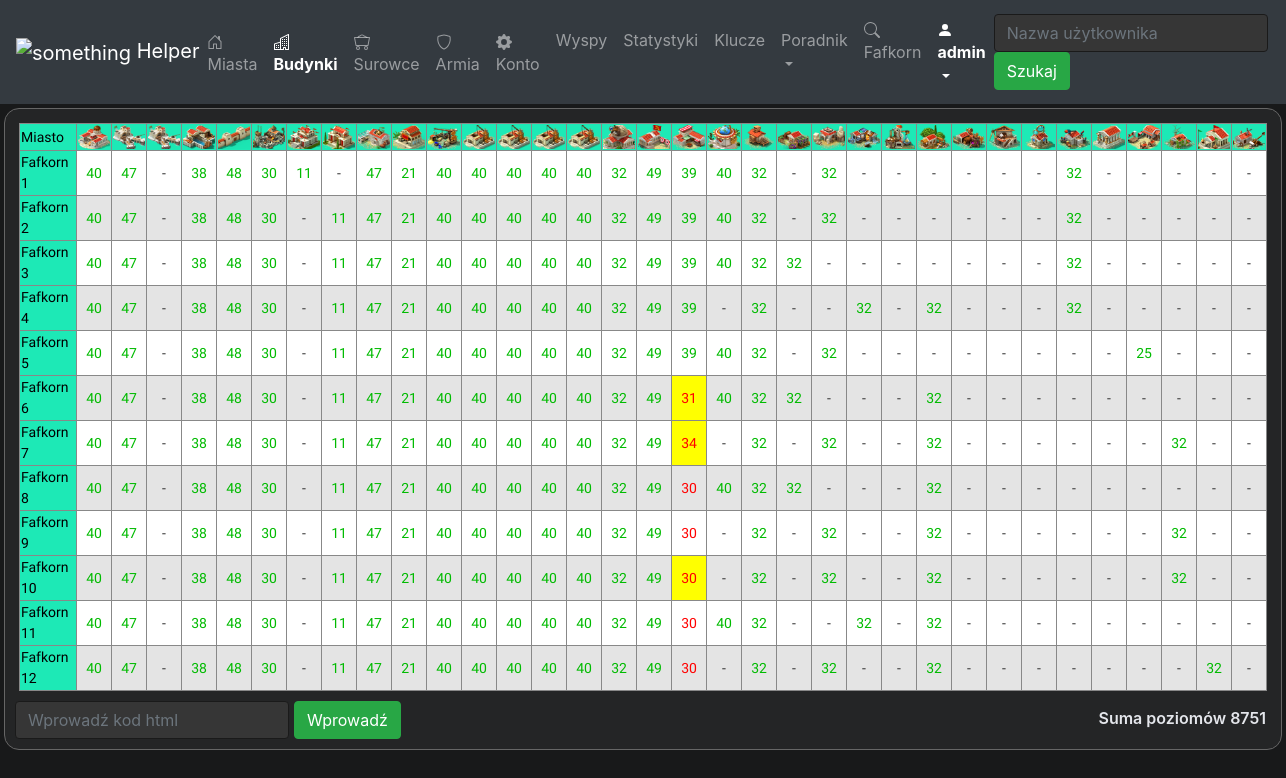
Page /users/buildings/1 (signed in) on the earlier database version.
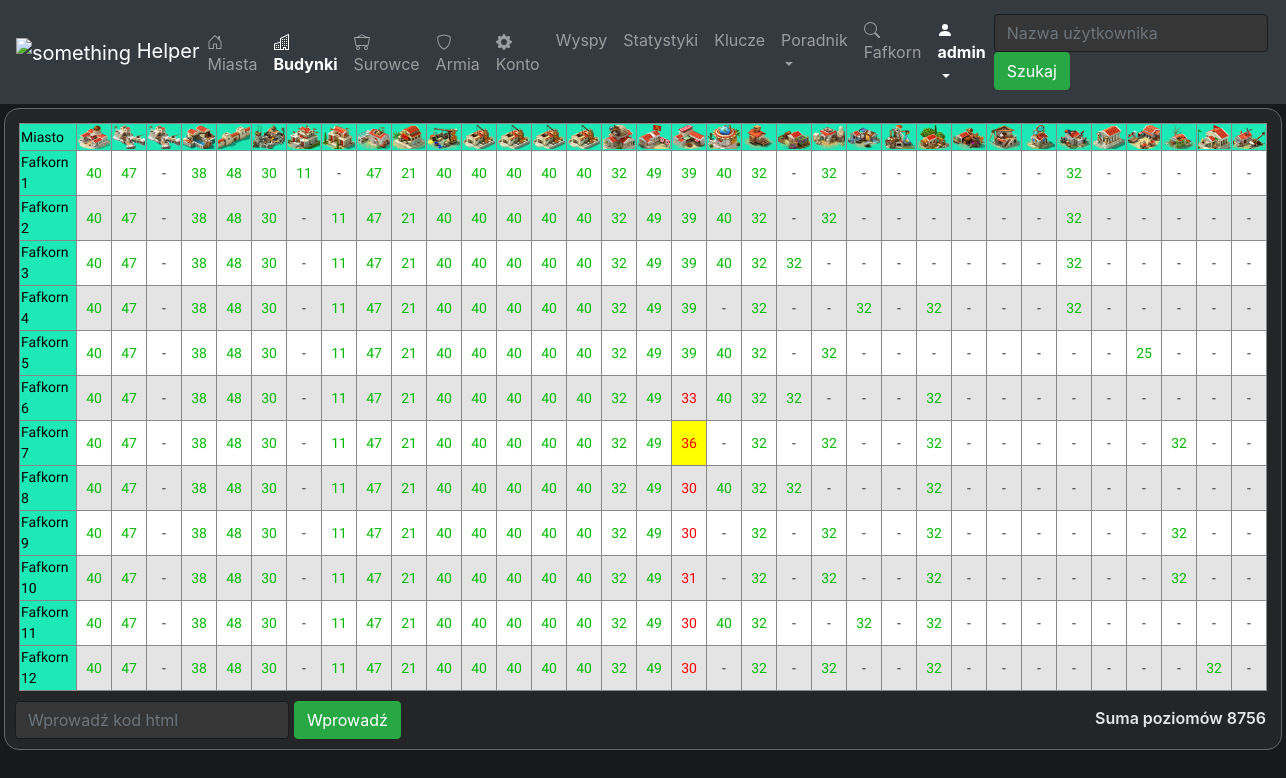
Same page on the later database version.
### mysite/helper/models.py (models this page shows, shortened)
class User(models.Model):
    user_name = models.CharField(max_length=50)
    user_status = models.ForeignKey(UserStatus, on_delete=models.SET_NULL, default=None, null=True)
    shipping_future = models.IntegerField(default=0)
    economy_future = models.IntegerField(default=0)
    science_future = models.IntegerField(default=0)
    military_future = models.IntegerField(default=0)
    score = models.IntegerField(default=0)
    master_builders = models.IntegerField(default=0)
    building_levels = models.IntegerField(default=0)
    scientists = models.IntegerField(default=0)
    research_level = models.IntegerField(default=0)
    generals = models.IntegerField(default=0)
    gold = models.BigIntegerField(default=0)
    offensive = models.IntegerField(default=0)
    defensive = models.IntegerField(default=0)
    trading = models.IntegerField(default=0)
    resources = models.IntegerField(default=0)
    donations = models.IntegerField(default=0)
    piracy = models.IntegerField(default=0)
    alliance = models.CharField(max_length=50, default='', null=True)
    last_visit = models.DateTimeField(default=datetime(2015, 10, 9, 23, 55, 59, 342380))

class Building(models.Model):
    building_name = models.CharField(max_length=50)
    image_path = models.ImageField(upload_to='img')
    image_icon_path = models.ImageField(upload_to='img', default=None)
    max_level = models.IntegerField()
    order = models.IntegerField(default=0)
    description = models.CharField(max_length=500, default='')

class BuildingInstance(models.Model):
    building_type = models.ForeignKey(Building, on_delete=models.CASCADE)
    building_town = models.ForeignKey(Town, on_delete=models.CASCADE)
    level = models.IntegerField(default=0)
    is_upgraded = models.BooleanField(default=False)

class Town(models.Model):
    town_name = models.CharField(max_length=50)
    user = models.ForeignKey(User, on_delete=models.CASCADE)
    island = models.ForeignKey(Island, on_delete=models.CASCADE, null=True)
    in_game_id = models.IntegerField(default=0)
    no_units = models.BooleanField(default=False)
    no_ships = models.BooleanField(default=False)

### mysite/helper/views/user_buildings.py (the view)
# urls.py: path('users/buildings/<int:user_id>', user_buildings.get_user_buildings, name='user_buildings'),
@login_required(login_url='helper:login')
def get_user_buildings(request, user_id):
    user = get_object_or_404(User, pk=user_id)
    buildings = Building.objects.order_by('order')
    towns = Town.objects.filter(user__id=user_id)
    level_sum = get_sum_of_buildings_level(towns)
    building_instances = get_building_instances(towns)
    context = {
        'user': user,
        'buildings': buildings,
        'towns': towns,
        'level_sum': level_sum,
        'building_instances': building_instances,
        'selected_building': get_selected_building(request),
        'nav_active': 'user_buildings',
        'title': 'Budynki - ' + user.user_name
    }
    return render(request, 'helper/user_buildings.html', context)

### mysite/helper/views/user_buildings.py (called while the page is built)
def get_building_instances(towns):
    return [BuildingInstance.objects.filter(building_town=town).order_by('building_type__order') for town in towns]

def get_sum_of_buildings_level(towns):
    if len(towns) > 0:
        return BuildingInstance.objects.filter(building_town__user__id=towns[0].user.id).aggregate(Sum('level'))['level__sum']
    else:
        return 0

def get_selected_building(request):
    if 'selected_building' in request.GET:
        building_id = request.GET['selected_building']
        if building_id is not None:
            return BuildingInstance.objects.get(pk=building_id)
    return None

### mysite/helper/templates/helper/user_buildings.html (shortened to what this page needs)
{% extends "base.html" %}
{% load static %}
{% block head %}
        <link rel="stylesheet" type="text/css" href="{% static 'helper/user_buildings.css' %}">
{% endblock %}
{% block content %}
    {% load widget_tweaks %}
    {% include "helper/navigation.html" %}
<div class="content-div">
    <div class="tile">
        <table class="table-bordered">
          <tr>
            <th>Miasto</th>
              {% for building in buildings %}
            <th><img src="{{building.image_icon_path.url}}" alt="img" width="32px" height="24"></th>
              {% endfor %}
          </tr>
         {% for town in building_instances %}
         <tr>
                  <th title="[{{town.0.building_town.island.x}}:{{town.0.building_town.island.y}}]">{{town.0.building_town.town_name}}</th>
                  {% for building_instance in town %}
                        {% if building_instance.level > 0%}
                            <td is_upgrading="{{building_instance.is_upgraded}}" class="developing_td"  style="text-align:center;">
                                <a class="building-a" href="{% url 'helper:user_buildings' user.id %}?selected_building={{building_instance.id}}">
                                {% if building_instance.level == building_instance.building_type.max_level %}
                                <div class="max-level">
                                  {{building_instance.level}}
                                </div>
                                {% else %}
                                <div class="not-max-level">
                                  {{building_instance.level}}
                                </div>
                                {% endif %}
                                </a>
                            </td>
                        {% else %}
                            <td style="text-align:center;">
                                <a class="building-a" href="{% url 'helper:user_buildings' user.id %}?selected_building={{building_instance.id}}">
                                    <div class="level-div">
                                        -
                                    </div>
                                </a>
                            </td>
                        {% endif %}
                {% endfor %}
           </tr>
             {% endfor %}
        </table>
        <div style="display: flex; margin-top: 10px; justify-content: space-between;">
            <div>
                <form action="{% url 'helper:web_scrap_town' %}" method="post" style="display: flex">
                    <input class="form-control" type="text" name="html" placeholder="Wprowadź kod html" />
                    <button id="submit-html" class="btn btn-success" type="submit">Wprowadź</button>
                </form>
            </div>
            <div id="sum-div">Suma poziomów {{level_sum}}</div>
        </div>
    </div>
</div>
{% endblock %}

### mysite/helper/templates/base.html (shortened to what this page needs)
<!DOCTYPE html>
{% load static %}
<html lang="en">
<head>
    <link rel="stylesheet" href="https://maxcdn.bootstrapcdn.com/bootstrap/4.0.0/css/bootstrap.min.css">
    <link rel="stylesheet" href="https://stackpath.bootstrapcdn.com/bootstrap/4.1.3/css/bootstrap.min.css">
    <link rel="stylesheet" type="text/css" href="{% static 'helper/base.css' %}">
    {% block head %}
    {% endblock %}
</head>
<body>
    {% block content %}
    {% endblock %}
</body>
</html>

### mysite/helper/templates/helper/navigation.html (shortened to what this page needs)
{% load widget_tweaks %}
{% load static %}
<nav class="navbar navbar-expand-lg navbar-dark bg-dark">
        <a class="navbar-brand" href="{% url 'helper:users' %}">
            <img style="margin: 0px;" src="{% static "helper/icons/icon.png" %}" alt="something" width="30px" height="30" >
            Helper
        </a>
        <ul class="navbar-nav mr-auto">
            <li class="nav-item {% if nav_active == 'user_towns' %}active{% endif %}">
                <a class="nav-link" href="{% url 'helper:user_towns' user.id %}">
                    Miasta
                </a>
            </li>
            <li class="nav-item {% if nav_active == 'user_buildings' %}active{% endif %}">
                <a class="nav-link" href="{% url 'helper:user_buildings' user.id %}">
                    Budynki
                </a>
            </li>
            <li class="nav-item {% if nav_active == 'user_resources' %}active{% endif %}">
                <a class="nav-link" href="{% url 'helper:user_resources' user.id %}">
                    Surowce
                </a>
            </li>
            <li class="nav-item {% if nav_active == 'user_army' %}active{% endif %}">
                <a class="nav-link" href="{% url 'helper:user_army' user.id %}">
                    Armia
                </a>
            </li>
            <li class="nav-item {% if nav_active == 'user_account' %}active{% endif %}" >
                <a class="nav-link" href="{% url 'helper:user_account' user.id %}">
                    Konto
                </a>
            </li>
            <li class="nav-item {% if nav_active == 'islands' %}active{% endif %}">
                <a class="nav-link" href="{% url 'helper:islands' user.id %}">
                    Wyspy
                </a>
            </li>
            <li class="nav-item {% if nav_active == 'statistics' %}active{% endif %}">
                <a class="nav-link" href="{% url 'helper:statistics' user.id %}">
                    Statystyki
                </a>
            </li>
            {% if request.user.is_staff %}
                <li class="nav-item {% if nav_active == 'key_manager' %}active{% endif %}">
                    <a class="nav-link" href="{% url 'helper:key_manager' %}">
                        Klucze
                    </a>
                </li>
            {% endif %}
            <li class="nav-item dropdown  {% if nav_active == 'guide' %}active{% endif %}" >
                <a class="nav-link dropdown-toggle" href="#" id="navbarDropdown" role="button" data-toggle="dropdown" aria-haspopup="true" aria-expanded="false">
                  Poradnik
                </a>
            </li>
        </ul>
        <ul class="navbar-nav ml-auto">
            <li class="nav-item">
                <a class="nav-link inactive" href="">
                    {{user.user_name}}
                </a>
            </li>
            <li class="nav-item dropdown active" >
                <a class="nav-link dropdown-toggle" href="#" id="userDropdown" role="button" data-toggle="dropdown" aria-haspopup="true" aria-expanded="false">
                    <svg width="1em" height="1em" viewBox="0 0 16 16" class="bi bi-person-fill" fill="currentColor" xmlns="http://www.w3.org/2000/svg">
                        <path fill-rule="evenodd" d="M3 14s-1 0-1-1 1-4 6-4 6 3 6 4-1 1-1 1H3zm5-6a3 3 0 1 0 0-6 3 3 0 0 0 0 6z"/>
                    </svg>
                    {{request.user}}
                </a>
            </li>
        </ul>
        <form class="form-inline my-2 my-lg-0" action="{% url 'helper:users'%}" method="get">
            <input type="search" class="form-control mr-sm-2" name="user_name" placeholder="Nazwa użytkownika">
            <button type="submit" class="btn btn-success btn-action">Szukaj</button>
        </form>
    </nav>

### mysite/helper/static/helper/base.css (style rules this page uses)
body { background: #18191a; text-decoration:none; box-sizing: border-box; }
.navbar .active { font-weight: bold; }
.form-control { background: #363636; border-color: #1a1a1a; color: #ddd; margin-right: 5px; }
.tile { background: #242526; border: 1px solid #666; margin: 4px; border-radius: 15px; padding: 10px; color: #e4e6eb; margin-bottom: 10px; }
a { color: #eee; }

### mysite/helper/static/helper/user_buildings.css (style rules this page uses)
.content-div { display: flex; }
table { margin: 4px; }
table.table-bordered > tbody > tr > td { border:.5px solid #888; }
.building-a { width: 100%; display: block; text-decoration:none; color: #333333; padding: 0px; font-size: 14px; font-family: 'Sora', sans-serif; }
table.table-bordered > tbody > tr > th { font-size: 14px; font-family: 'Sora', sans-serif;; border:.5px solid #888; background-color: #1de9b6; color: #000000; font-weight: normal; }
tr { background: #e4e4e4; }
tr:nth-child(even) { background-color: #ffffff; }
.developing_td[is_upgrading=True] { background: #FFFF00; }
.level-div { height:100%; width:100%; }
.max-level { color: #0b0; }
.not-max-level { color: #f00; }
#sum-div { margin: 5px; font-weight: 600; }

Differences in the rows shown:
changed BuildingInstance (number 188 of 408 on the later page): is_upgraded True → False (drawn); level "31" → "33"
changed BuildingInstance (number 222 of 408 on the later page): level "34" → "36"
changed BuildingInstance (number 324 of 408 on the later page): is_upgraded True → False (drawn); level "30" → "31"
Other differences:
{{ level_sum }}: "8751" → "8756"
